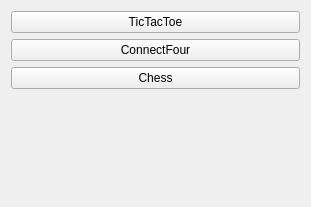
<?xml version="1.0" encoding="UTF-8"?>
<ui version="4.0">
 <class>MainMenuForm</class>
 <widget class="QWidget" name="MainMenuForm">
  <property name="windowModality">
   <enum>Qt::WindowModal</enum>
  </property>
  <property name="geometry">
   <rect>
    <x>0</x>
    <y>0</y>
    <width>311</width>
    <height>207</height>
   </rect>
  </property>
  <property name="windowTitle">
   <string>Form</string>
  </property>
  <property name="styleSheet">
   <string notr="true"/>
  </property>
  <layout class="QVBoxLayout" name="verticalLayout">
   <item>
    <widget class="QPushButton" name="TicTacToeButton">
     <property name="text">
      <string>TicTacToe</string>
     </property>
    </widget>
   </item>
   <item>
    <widget class="QPushButton" name="ConnectFourButton">
     <property name="text">
      <string>ConnectFour</string>
     </property>
    </widget>
   </item>
   <item>
    <widget class="QPushButton" name="ChessButton">
     <property name="text">
      <string>Chess</string>
     </property>
    </widget>
   </item>
   <item>
    <spacer name="verticalSpacer">
     <property name="orientation">
      <enum>Qt::Vertical</enum>
     </property>
     <property name="sizeHint" stdset="0">
      <size>
       <width>20</width>
       <height>40</height>
      </size>
     </property>
    </spacer>
   </item>
  </layout>
 </widget>
 <resources/>
 <connections/>
</ui>
